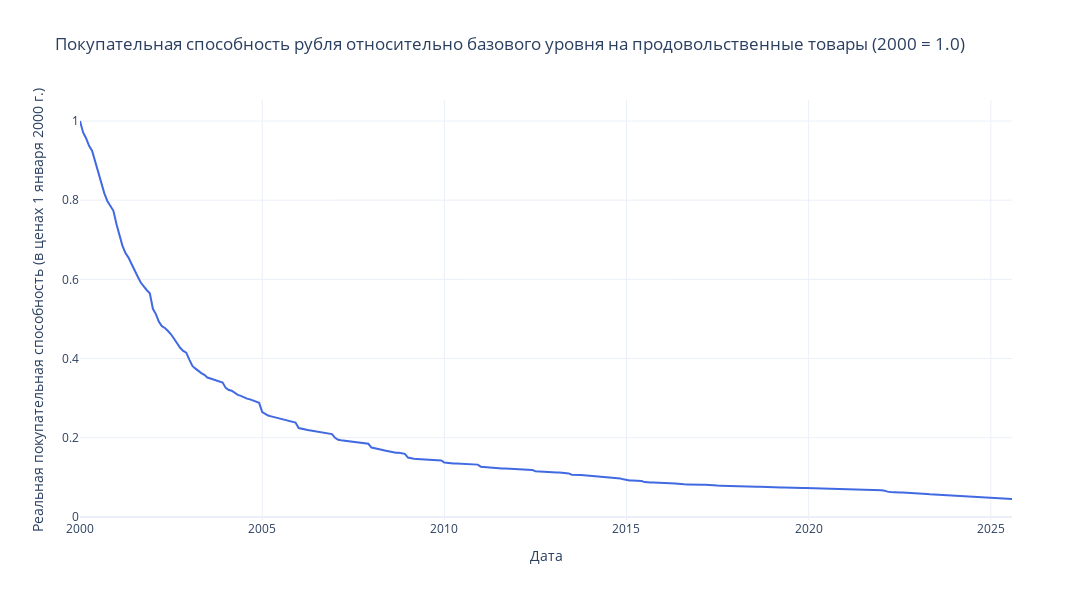

Notebook cell for this chart:
### Code cell
plot_2d_interactive(
    x=df_melted['date'],
    y=df_melted['real_ruble'],
    xlabel="Дата",
    ylabel="Реальная покупательная способность (в ценах 1 января 2000 г.)",
    title="Покупательная способность рубля относительно базового уровня на продовольственные товары (2000 = 1.0)"
)

### Figure 1 — Plotly figure (JSON) as saved in the notebook; plotly's stock layout.template omitted (floating-point values rounded to 4 significant figures; data arrays with more than 128 entries replaced by an {"elided": "..."} marker saying what was removed)
{"data": [{"hovertemplate": "Дата: %{x}<br>Значение: %{y:.4f} <extra></extra>", "line": {"color": "royalblue", "width": 2}, "mode": "lines", "x": {"elided": "308 str values"}, "y": {"elided": "308 float values"}, "type": "scatter"}], "layout": {"title": {"text": "Покупательная способность рубля относительно базового уровня на продовольственные товары (2000 = 1.0)"}, "xaxis": {"title": {"text": "Дата"}}, "yaxis": {"title": {"text": "Реальная покупательная способность (в ценах 1 января 2000 г.)"}}, "hovermode": "x unified", "width": 1100, "height": 600}}
